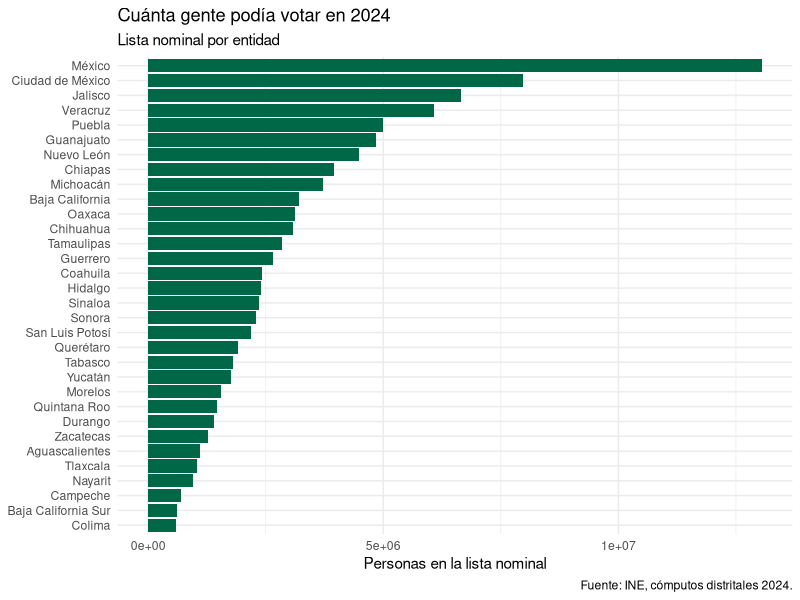
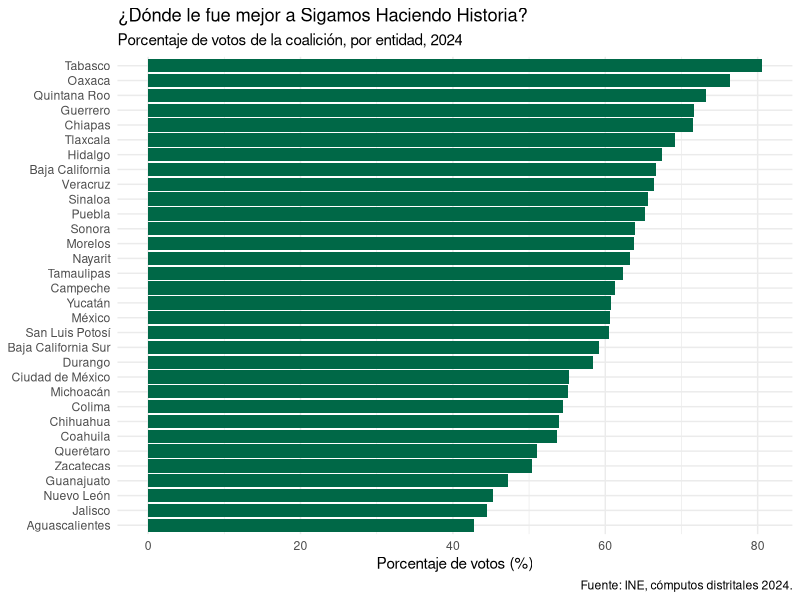
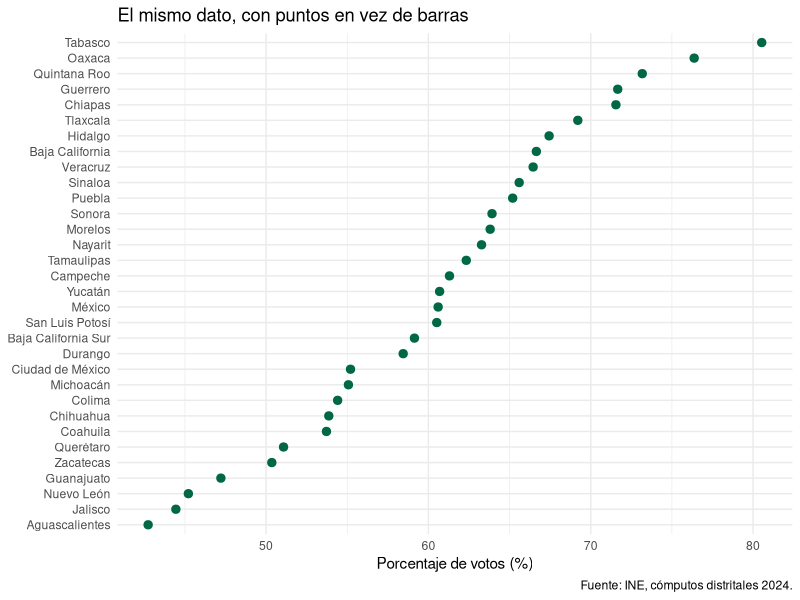
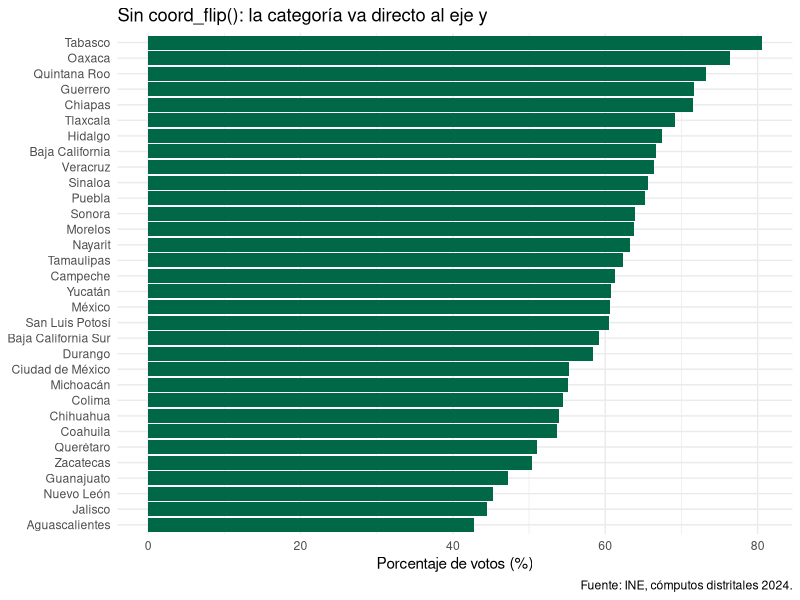

The R script that drew these images, in order:
# ==============================================================
# Laboratorio de R para Ciencia Política — ITAM
# Sesión 01 · Solución comentada del ejercicio
# ---------------------------------------------------------------
# Se publica después de la sesión. Si llegaste aquí sin haber peleado
# con el ejercicio, regrésate: la solución solo enseña algo a quien ya
# se atoró. Leer código correcto sin haberlo intentado se siente como
# aprender y no lo es.
#
# Autor: Emiliano Miranda González
# ==============================================================

library(tidyverse)
library(here)

resultados <- read_csv(here("datos", "limpios", "presidencial_2024_entidad.csv"))


# ---- Nivel 1 · Calentamiento ----

# Solo hay que cambiar la variable en dos lugares: dentro de reorder() y en
# el eje y. Es el mismo esqueleto. Que sea el mismo esqueleto es justamente
# lo que se quería mostrar: un gráfico de ggplot2 no se escribe de cero cada
# vez, se adapta.

ggplot(resultados, aes(x = reorder(entidad, lista_nominal), y = lista_nominal)) +
  geom_col(fill = "#006847") +
  coord_flip() +
  labs(
    title    = "Cuánta gente podía votar en 2024",
    subtitle = "Lista nominal por entidad",
    x        = NULL,
    y        = "Personas en la lista nominal",
    caption  = "Fuente: INE, cómputos distritales 2024."
  ) +
  theme_minimal()

# Sobre la pregunta previa: el orden CAMBIA por completo, y tenía que cambiar.
# La lista nominal mide tamaño de población; la participación mide una
# proporción. El Estado de México y la Ciudad de México se van hasta arriba
# en este gráfico por razones demográficas, no políticas.
#
# Ese contraste es el primer hábito estadístico del curso y vale más que
# cualquier función: casi siempre queremos proporciones, no conteos. Un mapa
# de "número de homicidios" es, en buena medida, un mapa de dónde vive la
# gente. Lo veremos otra vez, y peor, en la sesión 7.


# ---- Nivel 2 · De verdad ----

# (a) Mismo esqueleto otra vez.

ggplot(resultados, aes(x = reorder(entidad, pct_shh), y = pct_shh)) +
  geom_col(fill = "#006847") +
  coord_flip() +
  labs(
    title    = "¿Dónde le fue mejor a Sigamos Haciendo Historia?",
    subtitle = "Porcentaje de votos de la coalición, por entidad, 2024",
    x        = NULL,
    y        = "Porcentaje de votos (%)",
    caption  = "Fuente: INE, cómputos distritales 2024."
  ) +
  theme_minimal()

# (b) La comparación entre los dos gráficos.
#
# Comparar dos gráficos poniéndolos uno al lado del otro es un método
# legítimo y también es el más débil que hay: el ojo humano es pésimo para
# comparar órdenes entre dos listas de 32 elementos. Lo que de verdad
# contesta la pregunta es poner las dos variables en un mismo plano, una en
# cada eje, y ver si hay patrón. Eso se llama diagrama de dispersión y llega
# en la sesión 8, junto con la correlación.
#
# Por ahora, lo honesto es decir: parecen no coincidir del todo, y no puedo
# afirmar más con lo que sé hoy. Esa frase —"no puedo afirmar más con lo que
# sé hoy"— es una respuesta profesional, no una excusa.
#
# Y hay una razón sustantiva para desconfiar de la coincidencia: participación
# y voto por un partido responden a cosas distintas. Que en Yucatán vote mucha
# gente no dice nada, por sí solo, sobre a quién votan.

# (c) La media, y por qué no es lo que parece.

mean(resultados$pct_shh)

# Ese número es el promedio simple de 32 porcentajes. Le da exactamente el
# mismo peso a Colima, con unos cientos de miles de votantes, que al Estado
# de México, con millones. El porcentaje nacional real es una media PONDERADA
# por el número de votos de cada entidad, y sale distinto.
#
# Se calcula así, con las herramientas de hoy:

sum(resultados$votos_shh) / sum(resultados$total_votos) * 100

# Compara los dos números. La diferencia entre ellos es, literalmente, la
# diferencia entre "el estado promedio" y "el país". Son dos preguntas
# distintas y las dos son legítimas; lo que no es legítimo es calcular una
# y decir que contestaste la otra.
#
# En la sesión 4, cuando veamos group_by() y summarise(), este cálculo va a
# quedar en dos líneas legibles en vez de una operación con sum() anidados.


# ---- Nivel 3 · Si te sobra tiempo ----

# (a) geom_col() contra geom_point().

ggplot(resultados, aes(x = reorder(entidad, pct_shh), y = pct_shh)) +
  geom_point(color = "#006847", size = 2.5) +
  coord_flip() +
  labs(
    title    = "El mismo dato, con puntos en vez de barras",
    x        = NULL,
    y        = "Porcentaje de votos (%)",
    caption  = "Fuente: INE, cómputos distritales 2024."
  ) +
  theme_minimal()

# ¿Cuál es mejor? Depende de la pregunta, y esta es una decisión de diseño
# con un argumento detrás, no un gusto.
#
# La barra codifica la magnitud en su LONGITUD, y una longitud se lee desde
# cero. Por eso una barra que no arranca en cero miente. El punto codifica la
# magnitud en su POSICIÓN, y una posición no necesita el cero: por eso con
# puntos puedes acercarte al rango donde están los datos y ver diferencias
# que en barras quedan aplastadas.
#
# Regla práctica: barras para conteos y para cuando el cero importa; puntos
# para porcentajes y comparaciones finas. Volveremos a esto en la sesión 6,
# donde se llama ética visual y tiene bibliografía.

# (b) coord_flip() y su alternativa moderna.
#
# coord_flip() intercambia los ejes DESPUÉS de construir el gráfico. Funciona
# perfectamente y no está deprecada.
#
# Pero desde ggplot2 3.3 hay una forma más directa: poner la variable
# categórica en el eje y desde el principio. Las funciones de ggplot2
# entienden las dos orientaciones solas.

ggplot(resultados, aes(x = pct_shh, y = reorder(entidad, pct_shh))) +
  geom_col(fill = "#006847") +
  labs(
    title   = "Sin coord_flip(): la categoría va directo al eje y",
    x       = "Porcentaje de votos (%)",
    y       = NULL,
    caption = "Fuente: INE, cómputos distritales 2024."
  ) +
  theme_minimal()

# Las dos versiones producen prácticamente el mismo gráfico. La segunda es
# más corta y más fácil de razonar, porque lo que escribes es lo que ves.
#
# Nota sobre el camino (b) del ejercicio, si le preguntaste a una IA: es muy
# probable que te haya dado esta respuesta y que sea correcta. También es
# posible que te haya dicho que coord_flip() está "deprecada", que NO lo está,
# o que te haya inventado un argumento que no existe. La diferencia entre las
# dos situaciones no la ves leyendo: la ves corriendo el código. Ese es el
# reflejo que la sesión 11 quiere dejarte instalado.

# (c) El error más frecuente.
#
# En una primera sesión, casi siempre es uno de estos tres:
#
#   Error: object 'x' not found
#     → no corriste la línea donde se creó, o lo escribiste distinto.
#
#   Error in library(tidyverse) : there is no package called 'tidyverse'
#     → no lo instalaste. install.packages("tidyverse"), una vez, en la consola.
#
#   + parpadeando en la consola y nada pasa
#     → no es un error: R está esperando a que termines. Te faltó cerrar un
#       paréntesis o una comilla. Aprieta Esc y revisa la línea.
#
# Los tres están en recursos/errores-comunes.qmd, con más. Ese documento no
# es un anexo: es parte del temario.


# ==============================================================
# Sobre la pregunta que escribiste al final del ejercicio:
#
# Guárdala. En serio. Ponla en un archivo aparte si quieres.
#
# Casi todo lo que sigue del laboratorio va a tener más sentido si lo
# lees como intentos sucesivos de acercarte a una pregunta tuya, en vez
# de como una lista de funciones que hay que aprenderse.
# ==============================================================
